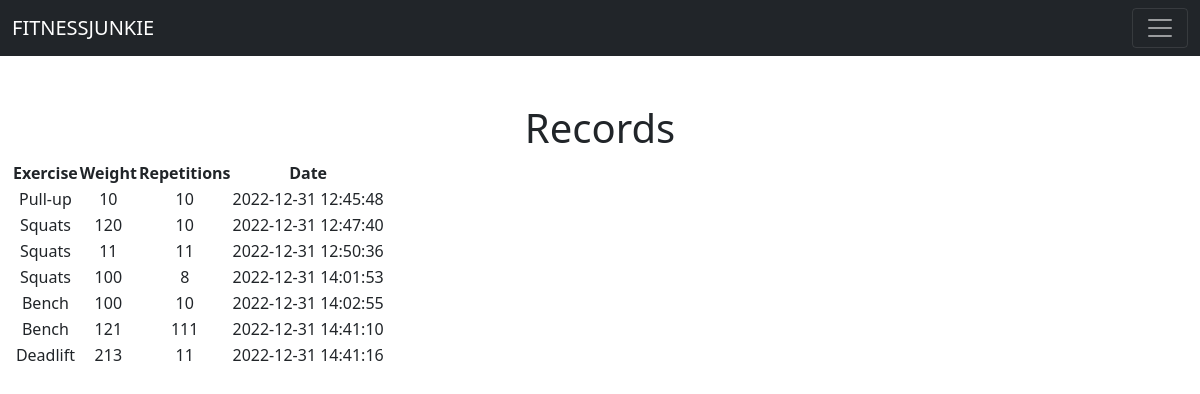
The app's page /records (signed in) with its own data.
### tables this page shows
CREATE TABLE 'records' ('id' INTEGER PRIMARY KEY AUTOINCREMENT NOT NULL, 'exercise' TEXT, 'weight' INTEGER, 'repetitions' INTEGER, 'date' DATETIME);

### app.py (the view)
@app.route("/records")
@login_required
def records():
    records = db.execute("SELECT * FROM records")
    return render_template("records.html", records=records)

### app.py (called while the page is built)
@app.after_request
def after_request(response):
    response.headers["Cache-Control"] = "no-cache, no-store, must-revalidate"
    response.headers["Expires"] = 0
    response.headers["Pragma"] = "no-cache"
    return response

### helpers.py (called while the page is built)
def login_required(f):
    @wraps(f)
    def decorated_function(*args, **kwargs):
        if session.get("user_id") is None:
            return redirect("/login")
        return f(*args, **kwargs)
    return decorated_function

### templates/records.html (shortened to what this page needs)
{% extends "layout.html" %}
{% block main %}
   <h1>Records</h1>
   <table>
    <thead>
        <tr>
            <th>Exercise</th>
            <th>Weight</th>
            <th>Repetitions</th>
            <th>Date</th>
        </tr>
   </thead>
   <tbody>
    {% for row in records %}
     <tr>
         <td>{{ row["exercise"] }}</td>
         <td>{{ row["weight"] }}</td>
         <td>{{ row["repetitions"] }}</td>
         <td>{{ row["date"] }}</td>
     </tr>
    {% endfor %}
 </tbody>
 </table>
{% endblock %}

### templates/layout.html (shortened to what this page needs)
<!DOCTYPE html>
<html lang="en">
    <head>
        <link href="https://cdn.jsdelivr.net/npm/bootstrap@5.1.3/dist/css/bootstrap.min.css" rel="stylesheet">
        <link href="/static/styles.css" rel="stylesheet">
    </head>
    <body>
        <nav class="navbar navbar-dark bg-dark">
            <div class="container-fluid">
                <a class="navbar-brand" href="/"><span class="blue">FITNESS</span><span class="red">JUNKIE</span></a>
                <button aria-controls="navbar" aria-expanded="false" aria-label="Toggle navigation" class="navbar-toggler" data-bs-target="#navbar" data-bs-toggle="collapse" type="button">
                    <span class="navbar-toggler-icon"></span>
                </button>
            </div>
        </nav>
        <main class="container-fluid py-5 text-center">
            {% block main %}{% endblock %}
        </main>
    </body>
</html>

### records on screen
records: exercise "Pull-up", weight "10", repetitions "10", date "2022-12-31 12:45:48"
records: exercise "Squats", weight "120", repetitions "10", date "2022-12-31 12:47:40"
records: exercise "Squats", weight "11", repetitions "11", date "2022-12-31 12:50:36"
records: exercise "Squats", weight "100", repetitions "8", date "2022-12-31 14:01:53"
records: exercise "Bench", weight "100", repetitions "10", date "2022-12-31 14:02:55"
records: exercise "Bench", weight "121", repetitions "111", date "2022-12-31 14:41:10"
records: exercise "Deadlift", weight "213", repetitions "11", date "2022-12-31 14:41:16"
